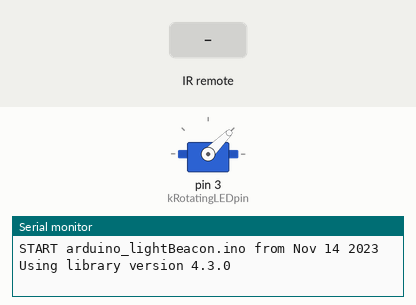
A sketch run on a simulated Arduino Nano, built with avr-gcc and run on an emulated ATmega328P. On the bench: servo, the last lines printed to the serial monitor. The inputs (shaded band) are chosen by the test bench.

Above: at 0.06 s.
At 1.6 s:
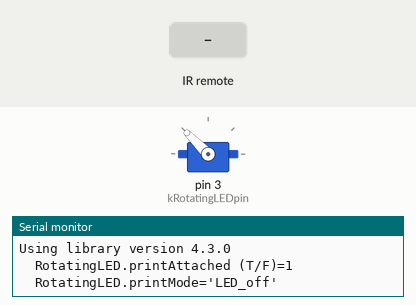
1.7 s: infrared code 0x800F040C received
3.2 s: infrared code 0x800F041E received
4.7 s: infrared code 0x800F0420 received
Timing chart, 0 to 7.7 s (numbered marks = the images above; inputs shaded):
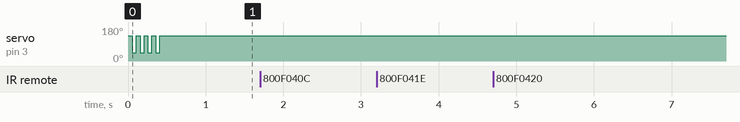

The sketch:

arduino_lightBeacon.ino
```cpp
/*
  IR Receiver Demonstration
  Determine IR codes manufacturer type with IR Receiver
  Displays results on Serial Monitor
  Based on https://github.com/z3t0/Arduino-IRremote

  Added fetaure to set/toggle "Rotating LED" depending on which key is pressed.
*/

#include <Servo.h>        // Used as a "fake servo" to control the RC-gadget "rotating LED"
#include <IRremote.h>     // Include IR Remote (Library by Ken Shirriff)
#include "IRremoteLib.h"  // Mapping of key-codes for the IR remote


// Servo m_LED_servo; // Instansera "servo" object för LED  (req. #include <Servo.h>)


#include "RotatingLED.h"  //
RotatingLED rotating_LED;

// Define IR Receiver and Results Objects
int kRecvPin     =     11; // IR-receiver Arduino Nano pin
IRrecv m_irrecv{kRecvPin}; // IRrecv från <IRremote.h>


void setup()
{
    Serial.begin(115200);     // Serial Monitor @ baud...
    Serial.println("IR/ & Rotating LED UnitTest - Debug 2.0 <via VScode>");
    // Just to know which program is running on my Arduino
    Serial.println(F("START " __FILE__ " from " __DATE__ "\r\nUsing library version " VERSION_IRREMOTE));

    //RotatingLEDinit();
    rotating_LED.init();
    rotating_LED.printMode();

    m_irrecv.enableIRIn();      // Enable the IR Receiver (see kRecvPin value for IR-receiver pin)

}

void loop(){
    if (m_irrecv.decode())
    {
        Serial.print("IR-Input Code=[");
        Serial.print(m_irrecv.results.value, HEX);
//        Serial.print(IrReceiver.decodedIRData.command, HEX);
//        Serial.print(IrReceiver.decodedIRData.command);
        Serial.println("] ");

        // Print a short summary of received data
        // IrReceiver.printIRResultShort(&Serial);
        Serial.println();

        // Encode the raw-code vs. predifined patterns
        switch (m_irrecv.results.value)
        {
            case IR_RC6_0_t1:
            case IR_RC6_0_t2:
            case IR_NEC_0:
                Serial.println(("  IR/Key=[0]"));
                break;
            case IR_RC6_1_t1:
            case IR_RC6_1_t2:
            case IR_NEC_1:
                Serial.println(("  IR/Key=[1]"));
                //  setRotatingLEDmode(kRotatingFast);
                rotating_LED.setMode(kRotatingFast);
                break;
            case IR_RC6_2_t1:
            case IR_RC6_2_t2:
            case IR_NEC_2:
                Serial.println(("  IR/Key=[2]"));
                //  setRotatingLEDmode(kRotatingSlow);
                rotating_LED.setMode(kRotatingSlow);
                break;
            case IR_RC6_3_t1:
            case IR_RC6_3_t2:
            case IR_NEC_3:
                Serial.println(("  IR/Key=[3]"));
                //  setRotatingLEDmode(kFlashing);
                rotating_LED.setMode(kFlashing);
                break;
            case IR_RC6_4_t1:
            case IR_RC6_4_t2:
            case IR_NEC_4:
                Serial.println(("  IR/Key=[4]"));
                //  setRotatingLEDmode(kStrobing);
                rotating_LED.setMode(kStrobing);
                break;
            case IR_RC6_5_t1:
            case IR_RC6_5_t2:
            case IR_NEC_5:
                Serial.println(("  IR/Key=[5]"));
                //  setRotatingLEDmode(kLED_off);
                rotating_LED.setMode(kLED_off);
                break;
            case IR_RC6_6_t1:
            case IR_RC6_6_t2:
            case IR_NEC_6:
                Serial.println(("  IR/Key=[6]"));
                rotating_LED.cycleMode(1);
                break;
            case IR_RC6_7_t1:
            case IR_RC6_7_t2:
            case IR_NEC_7:
                Serial.println(("  IR/Key=[7]"));
                break;
            case IR_RC6_8_t1:
            case IR_RC6_8_t2:
            case IR_NEC_8:
                Serial.println(("  IR/Key=[8]"));
                break;
           case IR_RC6_9_t1:
           case IR_RC6_9_t2:
           case IR_NEC_9:
               Serial.print("Key=[9]");
               break;
            default:
                Serial.println(("  IR/Key= ...no match"));
                break;
        }

        m_irrecv.resume();
   }
}

/// --------------------------------------
/// Från .cpp filen :-)
/// --------------------------------------
void RotatingLEDinit()
{
    // create LCD object to be controled as a RC-servo :-)
    rotating_LED.m_LED_servo.attach(kRotatingLEDpin); // Attaches the servo on pin 3 to the servo objec
    rotating_LED.m_LED_servo.write(POS_OFF); // Cycle  ...start pos of "switch"
    delay(PRESS);
    rotating_LED.setMode(kLED_off);
    rotating_LED.printAttached();
}
```

IRremoteLib.h
```cpp
#ifndef _IRREMOTELIB_H
#define _IRREMOTELIB_H
// Consumer IR, Consumer Infrared (CIR) codes
//
// Key to code mapping:
//      Varies from remote control to remote control.
//      In many cases, the codes sent may have more to do with the row and column positions on the remote than any unified plan.
//
// For more information on key codes and the CIR protocol, please see...
//      https://irforum.analysir.com/
//      https://github.com/z3t0/Arduino-IRremote
//

// -_-_-_-_-_-_-_-_-_-_-_-_-_-_-_-_-_-_-_-_-_-_-_-_-_-_-_-_-_-_-_-_-_-_-_
// Sample IR-codes used by (RC) HP TSGH-IR01 SW rev: A (HP WINDOWS PC MEDIA)
// IR_decode_results.decode_type = "RC6"
//    "RC6" & "RC5" standards are dev. by Philips
//    "*_t1" = Toggle bit... when the key is pressed for the first time.
//    "*_t2" = Toggle bit... when the key is hold down -> repeating keyes.
//    For more details see https://www.sbprojects.net/knowledge/ir/rc6.php
// IR_decode_results.value = See key codes below...

#define IR_RC6_OnOff_t1     0x800F040C
#define IR_RC6_OnOff_t2     0x800F840C
#define IR_RC6_Up_t1        0x800F041E
#define IR_RC6_Up_t2        0x800F841E
#define IR_RC6_Left_t1      0x800F0420
#define IR_RC6_Left_t2      0x800F8420
#define IR_RC6_Right_t1     0x800F0421
#define IR_RC6_Right_t2     0x800F8421
#define IR_RC6_Down_t1      0x800F041F
#define IR_RC6_Down_t2      0x800F841F
#define IR_RC6_Play_t1      0x800F0416
#define IR_RC6_Play_t2      0x800F8416
#define IR_RC6_Stop_t1      0x800F0419
#define IR_RC6_Stop_t2      0x800F8419
#define IR_RC6_Pause_t1     0x800F0418
#define IR_RC6_Pause_t2     0x800F8418
#define IR_RC6_FFwd_t1      0x800F0414
#define IR_RC6_FFwd_t2      0x800F8414
#define IR_RC6_Rewind_t1    0x800F0415
#define IR_RC6_Rewind_t2    0x800F8415
// TODO: IR_RC6_Eject
// TODO: IR_RC6_Record  0x800F0417 / 0x800F8417
#define IR_RC6_VolPlus_t1   0x800F0410
#define IR_RC6_VolPlus_t2   0x800F8410
#define IR_RC6_VolMinus_t1  0x800F0411
#define IR_RC6_VolMinus_t2  0x800F8411
// TODO: IR_RC6_ChPlus
// TODO: IR_RC6_ChMinus
#define IR_RC6_Mute_t1      0x800F040E
#define IR_RC6_Mute_t2      0x800F840E
#define IR_RC6_Ok_t1        0x800F0422
#define IR_RC6_Ok_t2        0x800F8422
#define IR_RC6_Win_t1       0x800F040D
#define IR_RC6_Win_t2       0x800F840D
#define IR_RC6_Back_t1      0x800F0423 // (KEY_BACK_Repeatedly)... Note reverse mapping
#define IR_RC6_Back_t2      0x800F8423 // (KEY_BACK_Pressed)... Note reverse mapping
#define IR_RC6_Menu_t1      0x800F0426
#define IR_RC6_Menu_t2      0x800F8426
#define IR_RC6_Info_t1      0x800F040F
#define IR_RC6_Info_t2      0x800F840F
#define IR_RC6_0_t1         0x800F0400 // (KEY_NUMERIC_0_Pressed)
#define IR_RC6_0_t2         0x800F8400 // (KEY_NUMERIC_0_Repeatedly)
#define IR_RC6_1_t1         0x800F0401
#define IR_RC6_1_t2         0x800F8401
#define IR_RC6_2_t1         0x800F0402
#define IR_RC6_2_t2         0x800F8402
#define IR_RC6_3_t1         0x800F0403
#define IR_RC6_3_t2         0x800F8403
#define IR_RC6_4_t1         0x800F0404
#define IR_RC6_4_t2         0x800F8404
#define IR_RC6_5_t1         0x800F0405
#define IR_RC6_5_t2         0x800F8405
#define IR_RC6_6_t1         0x800F0406
#define IR_RC6_6_t2         0x800F8406
#define IR_RC6_7_t1         0x800F0407
#define IR_RC6_7_t2         0x800F8407
#define IR_RC6_8_t1         0x800F0408
#define IR_RC6_8_t2         0x800F8408
#define IR_RC6_9_t1         0x800F0409 // (KEY_NUMERIC_9_Pressed)
#define IR_RC6_9_t2         0x800F8409 // (KEY_NUMERIC_9_Repeatedly)
// TODO: IR_RC6_Star
// TODO: IR_RC6_Hash
#define IR_RC6_Clear_t1     0x800F040A  // (KEY_NUMERIC_Clear_Pressed)
#define IR_RC6_Clear_t2     0x800F840A  // (KEY_NUMERIC_Clear_Repeatedly)
#define IR_RC6_Enter_t1     0x800F040B  // (KEY_NUMERIC_Enter_Pressed)
#define IR_RC6_Enter_t2     0x800F840B  // (KEY_NUMERIC_Enter_Repeatedly)
#define IR_RC6_Red_t1       0x800F045B  // (KEY_Red_Pressed)
#define IR_RC6_Red_t2       0x800F845B  // (KEY_Red_Repeatedly)
#define IR_RC6_Green_t1     0x800F045C  // (KEY_Green_Pressed)
#define IR_RC6_Green_t2     0x800F845C  // (KEY_Green_Repeatedly)
#define IR_RC6_Yellow_t1    0x800F045D  // (KEY_Yellow_Pressed)
#define IR_RC6_Yellow_t2    0x800F845D  // (KEY_Yellow_Repeatedly)
#define IR_RC6_Blue_t1      0x800F045E  // (KEY_Blue_Pressed)
#define IR_RC6_Blue_t2      0x800F845E  // (KEY_Blue_Repeatedly)
// -_-_-_-_-_-_-_-_-_-_-_-_-_-_-_-_-_-_-_-_-_-_-_-_-_-_-_-_-_-_-_-_-_-_-_
// Sample IR-codes used by Japanese brands, like NEC
// IR_decode_results.decode_type = "NEC"
//    "NEC" standards are dev. by NEC (and adopted for most Japanese brands)
//    For more details see https://www.sbprojects.net/knowledge/ir/nec.php
// IR_decode_results.decode_type = "NEC"
// IR_decode_results.value = See key codes below...
#define IR_NEC_Repeat       0xFFFFFFFF
#define IR_NEC_OnOff        0xFFA25D
#define IR_NEC_PlayPause    0xFF22DD
#define IR_NEC_FFwd         0xFFC23D
#define IR_NEC_Rewind       0xFF02FD
#define IR_NEC_VolPlus      0xFF906F
#define IR_NEC_VolMinus     0xFFA857
#define IR_NEC_Mute         0xFFE21D   sbprojects.net/knowledge/ir/nec.php
// IR_decode_results.decode_type = "NEC"
// IR_decode_results.value = See key codes below...
#define IR_NEC_Repeat       0xFFFFFFFF
#define IR_NEC_OnOff        0xFFA25D
#define IR_NEC_PlayPause    0xFF22DD
#define IR_NEC_FFwd         0xFFC23D
#define IR_NEC_Rewind       0xFF02FD
#define IR_NEC_VolPlus      0xFF906F
#define IR_NEC_VolMinus     0xFFA857
#define IR_NEC_Mute         0xFFE21D
#define IR_NEC_Mode         0xFF629D
#define IR_NEC_Mode         0xFF629D
#define IR_NEC_0            0xFF6897   // (KEY_NUMERIC_0)
#define IR_NEC_1            0xFF30CF   // (KEY_NUMERIC_1)
#define IR_NEC_2            0xFF18E7
#define IR_NEC_3            0xFF7A85
#define IR_NEC_4            0xFF10EF
#define IR_NEC_5            0xFF38C7
#define IR_NEC_6            0xFF5AA5
#define IR_NEC_7            0xFF42BD
#define IR_NEC_8            0xFF4AB5
#define IR_NEC_9            0xFF52AD   // (KEY_NUMERIC_9)

#endif
```

RotatingLED.cpp
```cpp
#include "RotatingLED.h"

#include <Arduino.h>

RotatingLED::RotatingLED(){

}

void RotatingLED::init()
{
    this->m_LED_servo.attach(kRotatingLEDpin); // Attaches the servo on pin 3 to the servo objec
    this->m_LED_servo.write(POS_OFF); // Cycle  ...start pos of "switch"
    delay(PRESS);
    this->setMode(kLED_off);
    this->printAttached();
}

void RotatingLED::setMode(int new_mode)
{
    this->cycleMode((new_mode - this->m_current_mode + 5) % 5); // 5 = Number of modes to cycle
    this->m_current_mode = new_mode; // The King is dead. God save the new King!
}

void RotatingLED::cycleMode(int number_of_cycles)
{
    for (int i = 0; i < number_of_cycles; ++i)
    {
        this->m_LED_servo.write(POS_ON);
        delay(PRESS);
        this->m_LED_servo.write(POS_OFF);
        delay(PRESS);
    }

}

void RotatingLED::printMode()
{
    switch (this->m_current_mode)
    {
        case kRotatingFast:
            Serial.println("  RotatingLED.printMode='RotatingFast'");
            break;
        case kRotatingSlow:
            Serial.println("  RotatingLED.printMode='RotatingSlow'");
            break;
        case kFlashing:
            Serial.println("  RotatingLED.printMode='Flashing'");
            break;
        case kStrobing:
            Serial.println("  RotatingLED.printMode='Strobing'");
            break;
        case kLED_off:
            Serial.println("  RotatingLED.printMode='LED_off'");
            break;
        default:
            Serial.println("  RotatingLED.printMode='Fubar'");       // "Fucked Up Beyond All Recognition"
            break;
    }
}

void RotatingLED::printAttached()
{
    Serial.print("  RotatingLED.printAttached (T/F)=");
    Serial.println(this->m_LED_servo.attached());
}
```

RotatingLED.h
```cpp
#ifndef ROTATING_LED_H
#define ROTATING_LED_H

#include <Servo.h>  // Used as a "fake servo" to control the RC-gadget "rotating LED"

// Rotating LED: Fake/Simulate a on/off switch on your RC-Controller.
constexpr int POS_OFF = 135; // Fake OFF position(unit=degrees) on RC controller Chanel on/off switch
constexpr int POS_ON  = 45; // Fake ON  position(unit=degrees) on RC controller Chanel on/off switch
constexpr int PRESS   = 50; // Fake time - For how long time(unit=milliseconds) is the button presse down on RC controller Chanel on/off switch

constexpr int kRotatingLEDpin = 3; // Define Rotating LED pin

/// Rotating LED : Mode Cycling (simulate a on/off switch on your RC-Controller)
constexpr int kRotatingFast = 0;
constexpr int kRotatingSlow = 1;
constexpr int kFlashing     = 2;
constexpr int kStrobing     = 3;
constexpr int kLED_off      = 4;

class RotatingLED
{
public:
    Servo m_LED_servo; // Instansera "servo" object för LED  (req. #include <Servo.h>)
    int m_current_mode = kRotatingFast; // At power up

    RotatingLED();

    void init();

    void setMode(int new_mode);

    void cycleMode(int number_of_cycles);

    void printMode();

    void printAttached();

};


#endif
```
